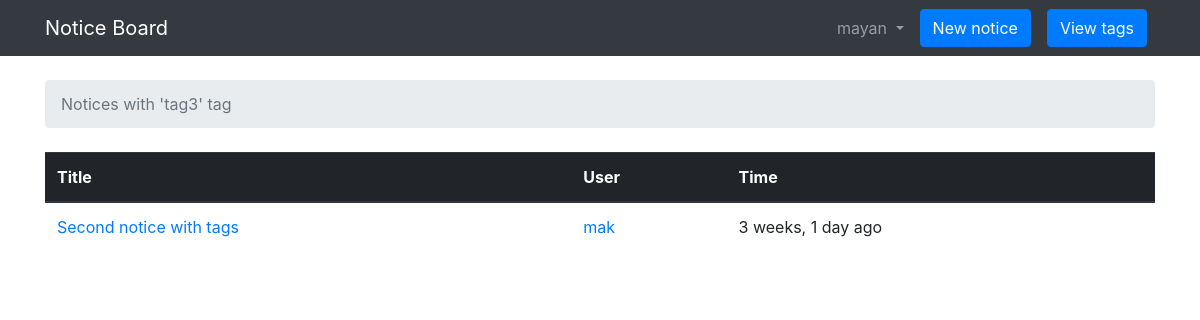
Before: /tag/tag3 (signed in) with the older database file.
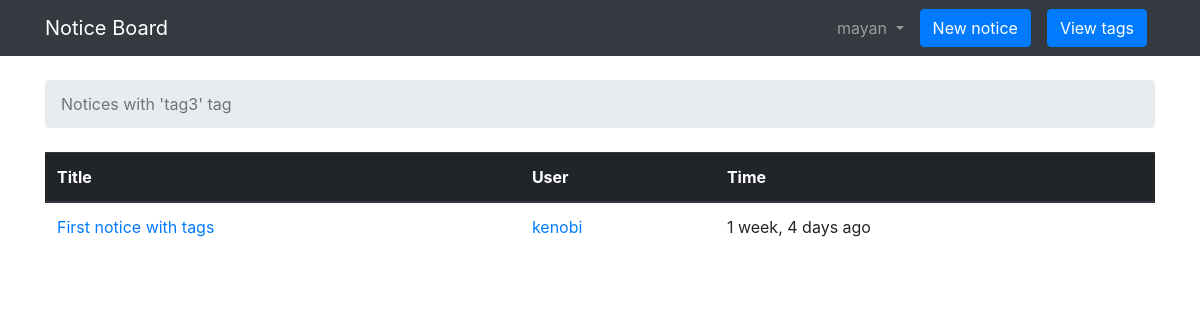
After: the same page with the newer database file.
### notices/models.py (models this page shows, shortened)
class Notice(models.Model):
	title = models.CharField(max_length=100)
	message = models.TextField(max_length=2000)
	created_at = models.DateTimeField(auto_now_add=True)
	tags = models.CharField(max_length=100, null=True)
	created_by = models.ForeignKey(User, related_name='posts', on_delete=models.DO_NOTHING)

### notices/views.py (the view)
# urls.py: path('tag/<tag>', views.TagView.as_view(), name='tag'),
class TagView(LoginRequiredMixin, ListView):
	model = Notice
	context_object_name = 'notices'
	template_name = 'notices/tag.html'
	paginate_by = 10
	def get_context_data(self, **kwargs):
		context_data = super().get_context_data(**kwargs)
		context_data['tag'] = self.kwargs['tag']
		return context_data
	def get_queryset(self):
		return Notice.objects.filter(tags__icontains=self.kwargs['tag']+',').order_by('-created_at')

### notices/templates/notices/tag.html
{% extends 'notices/home.html' %}
{% block breadcrumb %} Notices with '{{ tag }}' tag {% endblock %}

### notices/templates/notices/home.html (shortened to what this page needs)
{% extends 'notices/base.html' %}
{% load humanize %}
{% block content %}
		<ol class="breadcrumb my-4">
		    <li class="breadcrumb-item active"> {% block breadcrumb %} Notices {% endblock %}</li>
		</ol>
	    <table class="table">
	    	<thead class="thead-dark">
	    		<tr>
	    			<th>Title</th>
	    			<th>User</th>
	    			<th>Time</th>
	    		</tr>
	    	</thead>
	      <tbody>
	      	{% if notices %}
		        {% for notice in notices %}
		          <tr>
		            <td>
		              <a href="{% url 'notices:notice_page' notice.id %}"> {{ notice.title }} </a>
		            </td>
		            <td>
		              <a href="{% url 'notices:user_notices' notice.created_by %}">{{ notice.created_by }} </a>
		        	</td>
		            <td>{{ notice.created_at|naturaltime }}</td>
		          </tr>
		        {% endfor %}
		      </tbody>
		     {% endif %}
	    </table>
{% endblock %}

Changed rows visible on the page:
removed Notice: title "Second notice with tags", created_by "mak", created_at "3 weeks, 1 day ago"
added Notice: title "First notice with tags", created_by "kenobi", created_at "1 week, 4 days ago"
